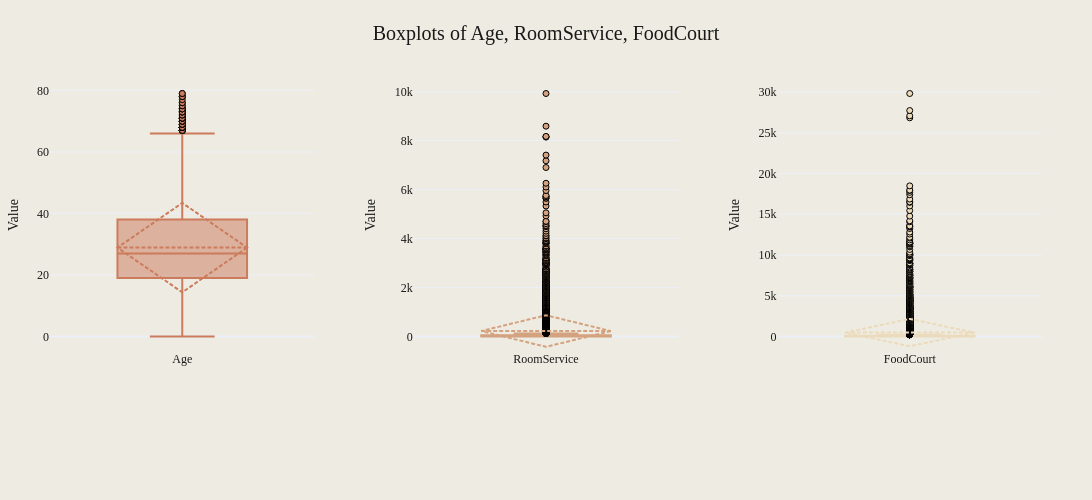

The cell this chart's notebook holds for it:
### Markdown cell above
1. Most correlations are weak (close to 0)
2. Strongest correlation is between ShoppingMall and VRDeck (382.6441)
3. Age has weak positive correlations with all other features
4. RoomService has a very weak negative correlation with FoodCourt (-0.0136143)

Next we can check for outliers in our numerical features using a box plot.

### Code cell
plot_combined_boxplots(
    train_data_cleaned, numerical_features_one, save_path="../images/box_plots_one.png"
)

### Figure 1 — Plotly figure (JSON) as saved in the notebook; plotly's stock layout.template omitted (floating-point values rounded to 4 significant figures; data arrays with more than 128 entries replaced by an {"elided": "..."} marker saying what was removed)
{"data": [{"boxmean": "sd", "marker": {"color": "#CC7B5C", "line": {"color": "#000000", "width": 1}}, "showlegend": false, "type": "box", "xaxis": "x", "y": {"elided": "6606 int values"}, "yaxis": "y"}, {"boxmean": "sd", "marker": {"color": "#D4A27F", "line": {"color": "#000000", "width": 1}}, "showlegend": false, "type": "box", "xaxis": "x2", "y": {"elided": "6606 int values"}, "yaxis": "y2"}, {"boxmean": "sd", "marker": {"color": "#EBDBBC", "line": {"color": "#000000", "width": 1}}, "showlegend": false, "type": "box", "xaxis": "x3", "y": {"elided": "6606 int values"}, "yaxis": "y3"}], "layout": {"font": {"color": "#191919", "family": "Styrene A", "size": 12}, "height": 500, "margin": {"b": 150, "l": 50, "r": 50, "t": 80}, "paper_bgcolor": "#EEECE2", "plot_bgcolor": "#EEECE2", "showlegend": false, "title": {"font": {"color": "#191919", "family": "Styrene B", "size": 20}, "text": "Boxplots of Age, RoomService, FoodCourt", "x": 0.5}, "width": 1200, "xaxis": {"anchor": "y", "domain": [0, 0.2667], "showticklabels": true, "tickfont": {"color": "#191919", "family": "Styrene A", "size": 12}, "ticktext": ["Age"], "tickvals": [0], "title": {"font": {"color": "#191919", "family": "Styrene A", "size": 14}}}, "xaxis2": {"anchor": "y2", "domain": [0.3667, 0.6333], "showticklabels": true, "tickfont": {"color": "#191919", "family": "Styrene A", "size": 12}, "ticktext": ["RoomService"], "tickvals": [0], "title": {"font": {"color": "#191919", "family": "Styrene A", "size": 14}}}, "xaxis3": {"anchor": "y3", "domain": [0.7333, 1], "showticklabels": true, "tickfont": {"color": "#191919", "family": "Styrene A", "size": 12}, "ticktext": ["FoodCourt"], "tickvals": [0], "title": {"font": {"color": "#191919", "family": "Styrene A", "size": 14}}}, "yaxis": {"anchor": "x", "domain": [0, 1], "tickfont": {"color": "#191919", "family": "Styrene A", "size": 12}, "title": {"font": {"color": "#191919", "family": "Styrene A", "size": 14}, "text": "Value"}}, "yaxis2": {"anchor": "x2", "domain": [0, 1], "tickfont": {"color": "#191919", "family": "Styrene A", "size": 12}, "title": {"font": {"color": "#191919", "family": "Styrene A", "size": 14}, "text": "Value"}}, "yaxis3": {"anchor": "x3", "domain": [0, 1], "tickfont": {"color": "#191919", "family": "Styrene A", "size": 12}, "title": {"font": {"color": "#191919", "family": "Styrene A", "size": 14}, "text": "Value"}}}}
